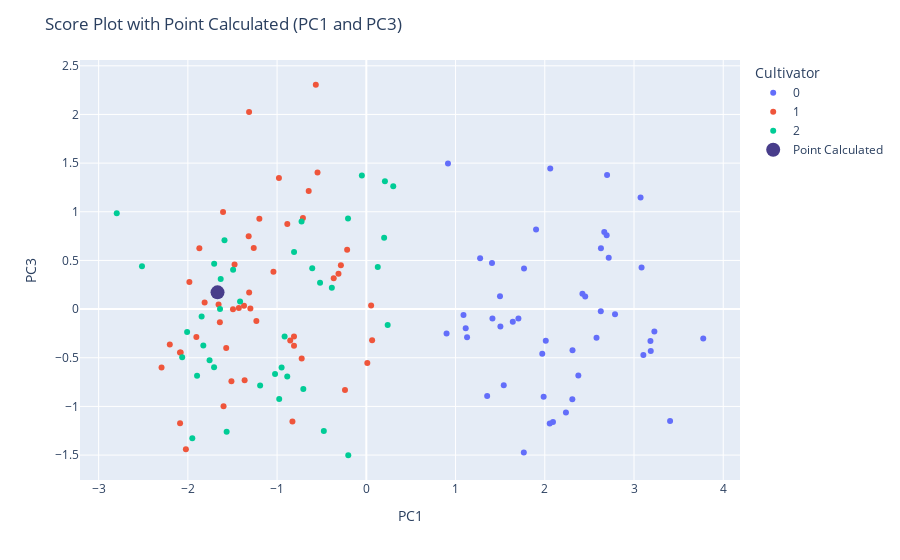

Write notebook code for a chart like this one.
### Markdown cell above
#### PC1 and PC3 Score plot

### Code cell
fig = px.scatter(pca3_results, x=0, y=2, color=scaled_df['cultivator']) # create 2D scoreplot for PC1 and PC2
fig.update_layout(
    title='Score Plot with Point Calculated (PC1 and PC3)',
    xaxis_title="PC1",
    yaxis_title="PC3",
    legend_title="Cultivator"
)

fig.add_trace( # plot the calculated score on the score plot
    go.Scatter(
        mode='markers',
        x=[score_pc1],
        y=[score_pc3],
        marker=dict(
            color='darkslateblue',
            size=14,
        ),
        showlegend=True,
        name='Point Calculated'
    )
)

fig.show()

### Figure 1 — Plotly figure (JSON) as saved in the notebook; plotly's stock layout.template omitted (floating-point values rounded to 4 significant figures)
{"data": [{"hovertemplate": "color=0<br>0=%{x}<br>2=%{y}<extra></extra>", "legendgroup": "0", "marker": {"color": "#636efa", "symbol": "circle"}, "mode": "markers", "name": "0", "orientation": "v", "showlegend": true, "type": "scatter", "x": [3.074, 1.413, 1.704, 3.776, 0.9152, 3.184, 2.092, 2.667, 2.309, 3.188, 2.055, 1.765, 3.404, 2.628, 3.085, 2.422, 2.061, 2.698, 1.641, 0.8992, 1.354, 1.498, 1.54, 2.376, 3.105, 1.089, 1.767, 1.503, 1.275, 1.129, 1.114, 1.902, 2.58, 1.408, 2.311, 1.972, 1.987, 2.237, 2.787, 2.453, 2.694, 2.629, 2.716, 2.011, 3.228], "xaxis": "x", "y": [1.146, -0.09617, -0.09686, -0.303, 1.497, -0.328, -1.16, 0.7935, -0.9274, -0.4306, -1.174, -1.473, -1.149, -0.02316, 0.4286, 0.1569, 1.444, 1.379, -0.1291, -0.2514, -0.894, 0.1329, -0.7826, -0.6824, -0.4713, -0.06186, 0.4179, -0.1797, 0.5218, -0.2893, -0.1967, 0.8174, -0.2935, 0.4737, -0.4227, -0.4592, -0.9018, -1.062, -0.05168, 0.1285, 0.7576, 0.6245, 0.5277, -0.3259, -0.2295], "yaxis": "y"}, {"hovertemplate": "color=1<br>0=%{x}<br>2=%{y}<extra></extra>", "legendgroup": "1", "marker": {"color": "#EF553B", "symbol": "circle"}, "mode": "markers", "name": "1", "orientation": "v", "showlegend": true, "type": "scatter", "x": [0.06491, -1.199, 0.05385, -0.8282, -1.319, -0.2391, -1.314, -0.9794, -1.232, 0.01123, -1.6, -2.08, -0.3655, -0.3121, -1.494, -1.656, -1.905, -2.022, -2.295, -2.088, -2.087, -1.262, -0.6457, -0.8105, -1.477, -0.215, -0.8528, -0.8856, -1.812, -0.7242, -1.364, -1.512, -1.313, -0.285, -0.5661, -1.041, -1.606, -1.641, -1.57, -1.429, -0.547, -2.203, -1.871, -0.7104, -1.371, -0.8105, -1.983, -1.299], "xaxis": "x", "y": [-0.3201, 0.9272, 0.03732, -1.156, 0.748, -0.8322, 2.025, 1.347, -0.122, -0.5544, -0.9975, -0.4448, 0.3169, 0.3628, -0.0009248, 0.04754, -0.2864, -1.44, -0.6003, -0.447, -1.173, 0.6289, 1.213, -0.2818, 0.458, 0.6097, -0.3217, 0.8743, 0.06807, -0.5087, -0.7309, -0.7405, 0.1696, 0.4513, 2.305, 0.3839, 0.9978, -0.1352, -0.4001, 0.01067, 1.405, -0.3646, 0.6243, 0.9365, 0.0352, -0.3769, 0.2795, 0.005624], "yaxis": "y"}, {"hovertemplate": "color=2<br>0=%{x}<br>2=%{y}<extra></extra>", "legendgroup": "2", "marker": {"color": "#00cc96", "symbol": "circle"}, "mode": "markers", "name": "2", "orientation": "v", "showlegend": true, "type": "scatter", "x": [-0.2051, -0.3865, -1.95, -1.706, -2.514, -2.797, -1.897, -1.493, -1.64, -0.7059, -1.415, -1.632, -0.05009, -0.8098, -2.064, -1.827, -0.8861, -1.023, -0.9159, -1.846, -1.19, -2.009, -0.6063, -1.59, -0.7257, -0.4761, -1.757, 0.1283, -0.9763, 0.2393, 0.2083, -1.705, -1.565, -0.2023, -0.5185, 0.3017, 0.1997, -0.9494], "xaxis": "x", "y": [0.93, 0.2199, -1.326, -0.5973, 0.4393, 0.9846, -0.6846, 0.4047, 0.001709, -0.8219, 0.07735, 0.3099, 1.372, 0.5879, -0.4948, -0.375, -0.6924, -0.6678, -0.282, -0.07617, -0.7855, -0.2362, 0.4207, 0.7076, 0.901, -1.253, -0.5258, 0.4333, -0.924, -0.1632, 1.314, 0.4661, -1.259, -1.502, 0.2709, 1.263, 0.7323, -0.6005], "yaxis": "y"}, {"marker": {"color": "darkslateblue", "size": 14}, "mode": "markers", "name": "Point Calculated", "showlegend": true, "type": "scatter", "x": [-1.668], "y": [0.172]}], "layout": {"legend": {"title": {"text": "Cultivator"}, "tracegroupgap": 0}, "margin": {"t": 60}, "title": {"text": "Score Plot with Point Calculated (PC1 and PC3)"}, "xaxis": {"anchor": "y", "domain": [0, 1], "title": {"text": "PC1"}}, "yaxis": {"anchor": "x", "domain": [0, 1], "title": {"text": "PC3"}}}}
